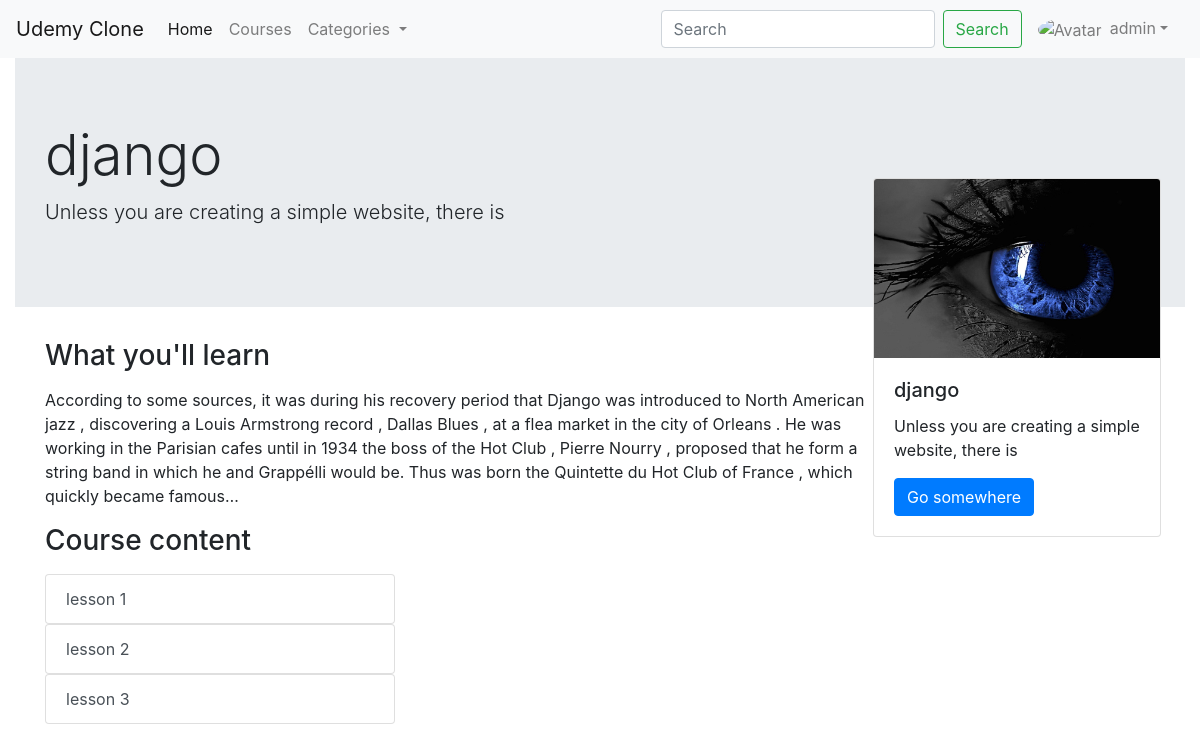
/course/coursehome1 (signed in), run on the app's committed database.
### course/models.py (models this page shows, shortened)
class Course(models.Model):
    sno = models.AutoField(primary_key=True)
    title = models.CharField(max_length=50, default="")
    price = models.FloatField( )
    desc = models.CharField(max_length=50, default="")
    content = models.TextField(default="")
    image = models.ImageField()

class CourseLesson(models.Model):
    sno = models.AutoField(primary_key= True)
    lesson_name = models.CharField(max_length=50)
    lesson_model = models.ForeignKey(Course, on_delete=models.CASCADE)
    class Meta:
        db_table='lesson_name'

### course/views.py (the view)
# urls.py: path('coursehome<str:slug>', views.coursehome, name='coursehome-detail')
def coursehome(request,slug):
    course = Course.objects.get(sno =slug)
    course_lessons = CourseLesson.objects.filter(lesson_model = course)
    videos = Video.objects.filter(video_course  = course)
    print(videos)
    context  ={'course': course, 'course_lessons' : course_lessons , 'videos': videos }
    return render(request, 'course/coursehome.html', context)

### course/models.py (called while the page is built)
    def __str__(self) :
        return self.video_name

### templates/course/coursehome.html (shortened to what this page needs)
{% extends 'base.html' %}
{% block body %}
<div class="container-fluid">
    <div class="jumbotron jumbotron-fluid">
        <div class="container">
            <h1 class="display-4">{{course.title}}</h1>
            <p class="lead">{{course.desc}}</p>
        </div>
    </div>
    <div class="card mr-4" style="width: 18rem; margin-top: -161px; position: relative;
      float: right">
        <img src={{course.image.url}} class="card-img-top" alt="...">
        <div class="card-body">
            <h5 class="card-title">{{course.title}}</h5>
            <p class="card-text">{{course.desc}}</p>
            <a href="#" class="btn btn-primary">Go somewhere</a>
        </div>
    </div>
</div>
<div class="container pr-3 ">
    <div class="my-3">
        <h3>What you'll learn</h3>
        <p class="  my-3">{{course.content|truncatechars:455}}</p>
        <div class="my-3">
            <h3 class="my-3">Course content</h3>
            <div class="row">
                {% for course_lesson in course_lessons %}
                <div class="col-4">
                    <div class="list-group" id="list-tab{{course_lesson.sno}}" role="tablist">
                        <a class="list-group-item list-group-item-action  " id="list-profile-list{{course_lesson.sno}}" data-toggle="list"
                            href="#list-profile{{course_lesson.sno}}" role="tab" aria-controls="profile{{course_lesson.sno}}">{{course_lesson.lesson_name}}</a>
                    </div>
                </div>
                <div class="col-8">
                </div>
               {% endfor %}
            </div>
        </div>
    </div>
</div>
{% endblock body %}

### templates/base.html (shortened to what this page needs)
<!DOCTYPE html>
<html lang="en">
<head>
  <link rel="stylesheet" href="https://cdn.jsdelivr.net/npm/bootstrap@4.6.2/dist/css/bootstrap.min.css"
 />
</head>
<body>
  <nav class="navbar navbar-expand-lg navbar-light bg-light">
    <a class="navbar-brand" href="/">Udemy Clone</a>
    <div class="collapse navbar-collapse" id="navbarSupportedContent">
      <ul class="navbar-nav mr-auto">
        <li class="nav-item active">
          <a class="nav-link" href="/">Home <span class="sr-only">(current)</span></a>
        </li>
        <li class="nav-item">
          <a class="nav-link" href="course/">Courses</a>
        </li>
        <li class="nav-item dropdown">
          <a class="nav-link dropdown-toggle" href="#" role="button" data-toggle="dropdown" aria-expanded="false">
            Categories
          </a>
        </li>
      </ul>
      <form class="form-inline my-2 my-lg-0">
        <input class="form-control mr-sm-2" type="search" placeholder="Search" aria-label="Search" />
        <button class="btn btn-outline-success my-2 my-sm-0" type="submit">
          Search
        </button>
      </form>
      {% if request.session.user %}
      <ul class="navbar-nav mr-2">
        <li class="nav-item dropdown">
          <a class="nav-link dropdown-toggle" href='#' id="navbarDropdown" role="button" data-toggle="dropdown">
            <img src="https://mdbcdn.b-cdn.net/img/new/avatars/2.webp" class="rounded-circle mx-2" style="width: 40px"
            alt="Avatar" />{{request.user.username}}</a>
        </li>
      </ul>
    </div>
    {% endif %}
  </nav>
  {% block body %}{% endblock body %}
</body>
</html>

### data on the page
Course: title "django", desc "Unless you are creating a simple website, there is", image (picture), content "According to some sources, it was during his recovery period that Django was introduced to North American jazz , discovering a Louis Armstrong record , Dallas Blues , at a flea market in the city of Orleans . He was working in the Parisian cafes until in 1934 the boss of the Hot Club , Pierre Nourry , proposed that he form a string band in which he and Grappélli would be. Thus was born the Quintette du Hot Club of France , which quickly became famous…"
CourseLesson: lesson_name "lesson 1"
CourseLesson: lesson_name "lesson 2"
CourseLesson: lesson_name "lesson 3"

### other printed values
{{ request.user.username }} "admin"
